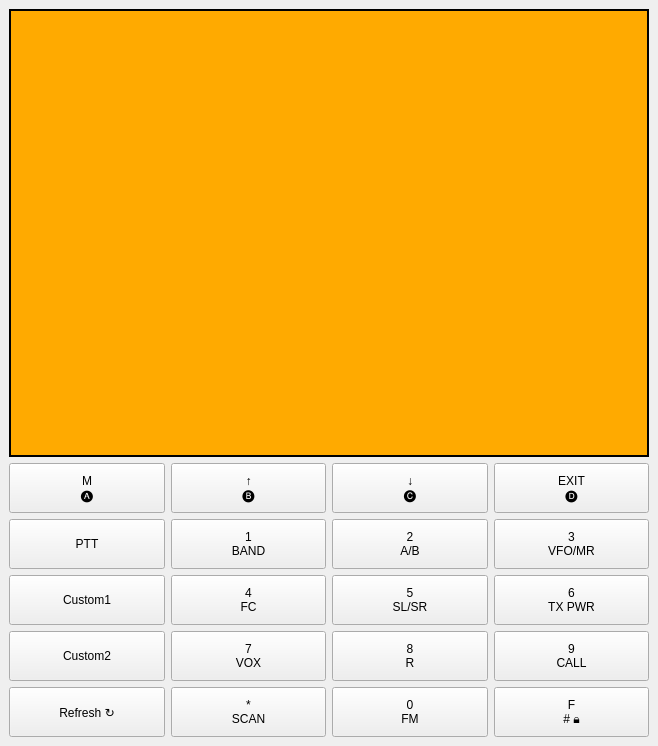
<?xml version="1.0" encoding="UTF-8"?>
<ui version="4.0">
 <class>RadioWindow</class>
 <widget class="QMainWindow" name="RadioWindow">
  <property name="geometry">
   <rect>
    <x>0</x>
    <y>0</y>
    <width>300</width>
    <height>458</height>
   </rect>
  </property>
  <property name="windowTitle">
   <string>Quansheng Remote Controller</string>
  </property>
  <widget class="QWidget" name="centralwidget">
   <layout class="QVBoxLayout" name="verticalLayout">
    <item>
     <widget class="QGraphicsView" name="screenView">
      <property name="minimumSize">
       <size>
        <width>640</width>
        <height>448</height>
       </size>
      </property>
      <property name="styleSheet">
       <string>background-color: rgb(255, 170, 0);
border: 2px solid black;</string>
      </property>
      <property name="verticalScrollBarPolicy">
       <enum>Qt::ScrollBarAlwaysOff</enum>
      </property>
      <property name="horizontalScrollBarPolicy">
       <enum>Qt::ScrollBarAlwaysOff</enum>
      </property>
     </widget>
    </item>
    <item>
     <layout class="QGridLayout" name="keypadLayout">
      <item row="0" column="0">
       <widget class="QPushButton" name="btnMenu">
        <property name="minimumSize">
         <size>
          <width>60</width>
          <height>50</height>
         </size>
        </property>
        <property name="text">
         <string>M
🅐</string>
        </property>
       </widget>
      </item>
      <item row="0" column="1">
       <widget class="QPushButton" name="btnUp">
        <property name="minimumSize">
         <size>
          <width>60</width>
          <height>50</height>
         </size>
        </property>
        <property name="text">
         <string>↑
🅑</string>
        </property>
       </widget>
      </item>
      <item row="0" column="2">
       <widget class="QPushButton" name="btnDown">
        <property name="minimumSize">
         <size>
          <width>60</width>
          <height>50</height>
         </size>
        </property>
        <property name="text">
         <string>↓
🅒</string>
        </property>
       </widget>
      </item>
      <item row="0" column="3">
       <widget class="QPushButton" name="btnExit">
        <property name="minimumSize">
         <size>
          <width>60</width>
          <height>50</height>
         </size>
        </property>
        <property name="text">
         <string>EXIT
🅓</string>
        </property>
       </widget>
      </item>
      <item row="1" column="0">
       <widget class="QPushButton" name="btnPTT">
        <property name="minimumSize">
         <size>
          <width>0</width>
          <height>50</height>
         </size>
        </property>
        <property name="text">
         <string>PTT</string>
        </property>
       </widget>
      </item>
      <item row="2" column="0">
       <widget class="QPushButton" name="btnCustom1">
        <property name="minimumSize">
         <size>
          <width>0</width>
          <height>50</height>
         </size>
        </property>
        <property name="text">
         <string>Custom1</string>
        </property>
       </widget>
      </item>
      <item row="3" column="0">
       <widget class="QPushButton" name="btnCustom2">
        <property name="minimumSize">
         <size>
          <width>0</width>
          <height>50</height>
         </size>
        </property>
        <property name="text">
         <string>Custom2</string>
        </property>
       </widget>
      </item>
      <item row="1" column="1">
       <widget class="QPushButton" name="btn1">
        <property name="minimumSize">
         <size>
          <width>60</width>
          <height>50</height>
         </size>
        </property>
        <property name="text">
         <string>1
BAND</string>
        </property>
       </widget>
      </item>
      <item row="1" column="2">
       <widget class="QPushButton" name="btn2">
        <property name="minimumSize">
         <size>
          <width>60</width>
          <height>50</height>
         </size>
        </property>
        <property name="text">
         <string>2
A/B</string>
        </property>
       </widget>
      </item>
      <item row="1" column="3">
       <widget class="QPushButton" name="btn3">
        <property name="minimumSize">
         <size>
          <width>60</width>
          <height>50</height>
         </size>
        </property>
        <property name="text">
         <string>3
VFO/MR</string>
        </property>
       </widget>
      </item>
      <item row="2" column="1">
       <widget class="QPushButton" name="btn4">
        <property name="minimumSize">
         <size>
          <width>60</width>
          <height>50</height>
         </size>
        </property>
        <property name="text">
         <string>4
FC</string>
        </property>
       </widget>
      </item>
      <item row="2" column="2">
       <widget class="QPushButton" name="btn5">
        <property name="minimumSize">
         <size>
          <width>60</width>
          <height>50</height>
         </size>
        </property>
        <property name="text">
         <string>5
SL/SR</string>
        </property>
       </widget>
      </item>
      <item row="2" column="3">
       <widget class="QPushButton" name="btn6">
        <property name="minimumSize">
         <size>
          <width>60</width>
          <height>50</height>
         </size>
        </property>
        <property name="text">
         <string>6
TX PWR</string>
        </property>
       </widget>
      </item>
      <item row="3" column="1">
       <widget class="QPushButton" name="btn7">
        <property name="minimumSize">
         <size>
          <width>60</width>
          <height>50</height>
         </size>
        </property>
        <property name="text">
         <string>7
VOX</string>
        </property>
       </widget>
      </item>
      <item row="3" column="2">
       <widget class="QPushButton" name="btn8">
        <property name="minimumSize">
         <size>
          <width>60</width>
          <height>50</height>
         </size>
        </property>
        <property name="text">
         <string>8
R</string>
        </property>
       </widget>
      </item>
      <item row="3" column="3">
       <widget class="QPushButton" name="btn9">
        <property name="minimumSize">
         <size>
          <width>60</width>
          <height>50</height>
         </size>
        </property>
        <property name="text">
         <string>9
CALL</string>
        </property>
       </widget>
      </item>
      <item row="4" column="1">
       <widget class="QPushButton" name="btnStar">
        <property name="minimumSize">
         <size>
          <width>60</width>
          <height>50</height>
         </size>
        </property>
        <property name="text">
         <string>*
SCAN</string>
        </property>
       </widget>
      </item>
      <item row="4" column="2">
       <widget class="QPushButton" name="btn0">
        <property name="minimumSize">
         <size>
          <width>60</width>
          <height>50</height>
         </size>
        </property>
        <property name="text">
         <string>0
FM</string>
        </property>
       </widget>
      </item>
      <item row="4" column="3">
       <widget class="QPushButton" name="btnHash">
        <property name="minimumSize">
         <size>
          <width>60</width>
          <height>50</height>
         </size>
        </property>
        <property name="text">
         <string>F
# 🔒</string>
        </property>
       </widget>
      </item>
      <item row="4" column="0">
       <widget class="QPushButton" name="btnRefresh">
        <property name="minimumSize">
         <size>
          <width>60</width>
          <height>50</height>
         </size>
        </property>
        <property name="text">
         <string>Refresh ↻</string>
        </property>
       </widget>
      </item>
     </layout>
    </item>
   </layout>
  </widget>
 </widget>
 <resources/>
 <connections/>
</ui>
